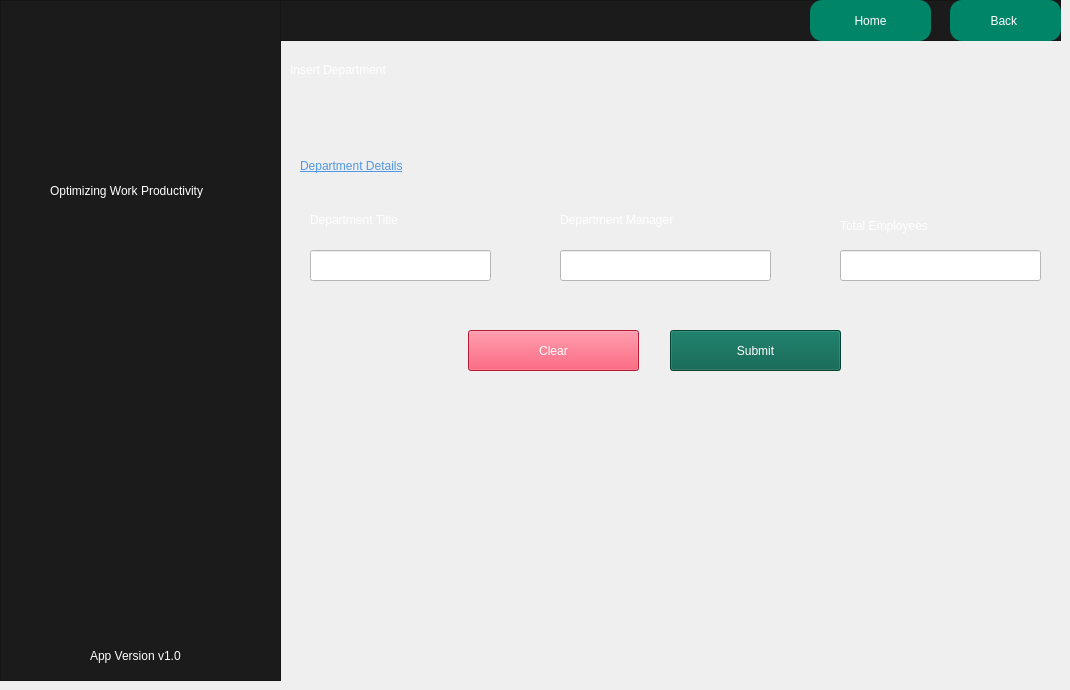
    <widget class="QWidget" name="InserDepartment">
     <widget class="QFrame" name="frame_34">
      <property name="geometry">
       <rect>
        <x>280</x>
        <y>0</y>
        <width>781</width>
        <height>41</height>
       </rect>
      </property>
      <property name="styleSheet">
       <string notr="true">background-color:rgba(27,27,27,255);</string>
      </property>
      <property name="frameShape">
       <enum>QFrame::StyledPanel</enum>
      </property>
      <property name="frameShadow">
       <enum>QFrame::Raised</enum>
      </property>
      <widget class="QPushButton" name="homebutton_11">
       <property name="geometry">
        <rect>
         <x>670</x>
         <y>0</y>
         <width>111</width>
         <height>41</height>
        </rect>
       </property>
       <property name="styleSheet">
        <string notr="true">border-radius:12px;
background-color:rgba(0,133,104,255);
color:white;</string>
       </property>
       <property name="text">
        <string>Back </string>
       </property>
      </widget>
      <widget class="QPushButton" name="homebutton_25">
       <property name="geometry">
        <rect>
         <x>530</x>
         <y>0</y>
         <width>121</width>
         <height>41</height>
        </rect>
       </property>
       <property name="styleSheet">
        <string notr="true">border-radius:12px;
background-color:rgba(0,133,104,255);
color:white;</string>
       </property>
       <property name="text">
        <string>Home</string>
       </property>
      </widget>
     </widget>
     <widget class="QFrame" name="frame_35">
      <property name="geometry">
       <rect>
        <x>0</x>
        <y>0</y>
        <width>281</width>
        <height>681</height>
       </rect>
      </property>
      <property name="styleSheet">
       <string notr="true">background-color:rgba(27,27,27,255);</string>
      </property>
      <property name="frameShape">
       <enum>QFrame::StyledPanel</enum>
      </property>
      <property name="frameShadow">
       <enum>QFrame::Raised</enum>
      </property>
      <widget class="QLabel" name="label_136">
       <property name="geometry">
        <rect>
         <x>10</x>
         <y>10</y>
         <width>261</width>
         <height>151</height>
        </rect>
       </property>
       <property name="text">
        <string/>
       </property>
       <property name="pixmap">
        <pixmap resource="../resource.qrc">:/pics/picture/people.png</pixmap>
       </property>
       <property name="scaledContents">
        <bool>true</bool>
       </property>
      </widget>
      <widget class="QLabel" name="label_138">
       <property name="geometry">
        <rect>
         <x>50</x>
         <y>180</y>
         <width>201</width>
         <height>21</height>
        </rect>
       </property>
       <property name="styleSheet">
        <string notr="true">color: rgb(255, 255, 255);
font: italic 9pt &quot;Segoe UI&quot;;</string>
       </property>
       <property name="text">
        <string>Optimizing Work Productivity</string>
       </property>
      </widget>
      <widget class="QLabel" name="label_139">
       <property name="geometry">
        <rect>
         <x>90</x>
         <y>640</y>
         <width>121</width>
         <height>31</height>
        </rect>
       </property>
       <property name="styleSheet">
        <string notr="true">color:white;</string>
       </property>
       <property name="text">
        <string>App Version v1.0</string>
       </property>
      </widget>
     </widget>
     <widget class="QLabel" name="label_135">
      <property name="geometry">
       <rect>
        <x>290</x>
        <y>60</y>
        <width>141</width>
        <height>20</height>
       </rect>
      </property>
      <property name="styleSheet">
       <string notr="true">color:white;</string>
      </property>
      <property name="text">
       <string>Insert Department</string>
      </property>
     </widget>
     <widget class="QLabel" name="label_140">
      <property name="geometry">
       <rect>
        <x>300</x>
        <y>150</y>
        <width>191</width>
        <height>31</height>
       </rect>
      </property>
      <property name="styleSheet">
       <string notr="true">color: rgb(80, 151, 225);

font: italic 13pt &quot;Times New Roman&quot;;
text-decoration: underline;</string>
      </property>
      <property name="text">
       <string>Department Details</string>
      </property>
     </widget>
     <widget class="QPushButton" name="Deptclear_2">
      <property name="geometry">
       <rect>
        <x>468</x>
        <y>330</y>
        <width>171</width>
        <height>41</height>
       </rect>
      </property>
      <property name="styleSheet">
       <string notr="true">color:white;
background-color: rgb(255, 37, 70);

color:white;

font: 10pt &quot;Tahoma&quot;;</string>
      </property>
      <property name="text">
       <string>Clear</string>
      </property>
     </widget>
     <widget class="QPushButton" name="DeptSubmit_2">
      <property name="geometry">
       <rect>
        <x>670</x>
        <y>330</y>
        <width>171</width>
        <height>41</height>
       </rect>
      </property>
      <property name="styleSheet">
       <string notr="true">color:white;
background-color:rgba(0,92,73,255);
font: 10pt &quot;Tahoma&quot;;</string>
      </property>
      <property name="text">
       <string>Submit</string>
      </property>
     </widget>
     <widget class="QLabel" name="label_141">
      <property name="geometry">
       <rect>
        <x>310</x>
        <y>210</y>
        <width>141</width>
        <height>20</height>
       </rect>
      </property>
      <property name="styleSheet">
       <string notr="true">color:white;
font: 10pt &quot;Tahoma&quot;;</string>
      </property>
      <property name="text">
       <string>Department Title</string>
      </property>
     </widget>
     <widget class="QLabel" name="label_142">
      <property name="geometry">
       <rect>
        <x>560</x>
        <y>210</y>
        <width>201</width>
        <height>20</height>
       </rect>
      </property>
      <property name="styleSheet">
       <string notr="true">color:white;
font: 10pt &quot;Tahoma&quot;;</string>
      </property>
      <property name="text">
       <string>Department Manager</string>
      </property>
     </widget>
     <widget class="QLabel" name="label_66">
      <property name="geometry">
       <rect>
        <x>840</x>
        <y>210</y>
        <width>161</width>
        <height>31</height>
       </rect>
      </property>
      <property name="styleSheet">
       <string notr="true">color:white;
font: 10pt &quot;Tahoma&quot;;</string>
      </property>
      <property name="text">
       <string>Total Employees</string>
      </property>
     </widget>
     <widget class="QLineEdit" name="depttitle">
      <property name="geometry">
       <rect>
        <x>310</x>
        <y>250</y>
        <width>181</width>
        <height>31</height>
       </rect>
      </property>
      <property name="styleSheet">
       <string notr="true">color:black;
background-color: rgba(255,255,255,255);
</string>
      </property>
     </widget>
     <widget class="QLineEdit" name="totalemp">
      <property name="geometry">
       <rect>
        <x>840</x>
        <y>250</y>
        <width>201</width>
        <height>31</height>
       </rect>
      </property>
      <property name="styleSheet">
       <string notr="true">color:black;
background-color: rgba(255,255,255,255);
</string>
      </property>
     </widget>
     <widget class="QLineEdit" name="deptmanag">
      <property name="geometry">
       <rect>
        <x>560</x>
        <y>250</y>
        <width>211</width>
        <height>31</height>
       </rect>
      </property>
      <property name="styleSheet">
       <string notr="true">color:black;
background-color: rgba(255,255,255,255);
</string>
      </property>
     </widget>
    </widget>
